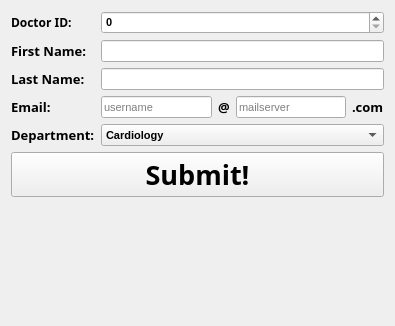
          <widget class="QWidget" name="page_9">
           <property name="geometry">
            <rect>
             <x>0</x>
             <y>0</y>
             <width>395</width>
             <height>326</height>
            </rect>
           </property>
           <attribute name="label">
            <string>Edit Doctor</string>
           </attribute>
           <layout class="QFormLayout" name="formLayout_16">
            <item row="0" column="0">
             <widget class="QLabel" name="label_77">
              <property name="font">
               <font>
                <family>MV Boli</family>
                <pointsize>9</pointsize>
                <weight>75</weight>
                <bold>true</bold>
               </font>
              </property>
              <property name="text">
               <string>Doctor ID:</string>
              </property>
             </widget>
            </item>
            <item row="0" column="1">
             <widget class="QSpinBox" name="adminEditDoctorID">
              <property name="font">
               <font>
                <family>MS Shell Dlg 2</family>
                <pointsize>8</pointsize>
                <weight>75</weight>
                <bold>true</bold>
               </font>
              </property>
             </widget>
            </item>
            <item row="1" column="0">
             <widget class="QLabel" name="label_78">
              <property name="font">
               <font>
                <family>MV Boli</family>
                <pointsize>10</pointsize>
                <weight>75</weight>
                <bold>true</bold>
               </font>
              </property>
              <property name="text">
               <string>First Name:</string>
              </property>
             </widget>
            </item>
            <item row="1" column="1">
             <widget class="QLineEdit" name="adminEditDoctorFName">
              <property name="font">
               <font>
                <family>MS Shell Dlg 2</family>
                <pointsize>8</pointsize>
                <weight>50</weight>
                <bold>false</bold>
               </font>
              </property>
             </widget>
            </item>
            <item row="2" column="0">
             <widget class="QLabel" name="label_80">
              <property name="font">
               <font>
                <family>MV Boli</family>
                <pointsize>10</pointsize>
                <weight>75</weight>
                <bold>true</bold>
               </font>
              </property>
              <property name="text">
               <string>Last Name:</string>
              </property>
             </widget>
            </item>
            <item row="2" column="1">
             <widget class="QLineEdit" name="adminEditDoctorLName">
              <property name="font">
               <font>
                <family>MS Shell Dlg 2</family>
                <pointsize>8</pointsize>
                <weight>50</weight>
                <bold>false</bold>
               </font>
              </property>
             </widget>
            </item>
            <item row="3" column="0">
             <widget class="QLabel" name="label_79">
              <property name="font">
               <font>
                <family>MV Boli</family>
                <pointsize>10</pointsize>
                <weight>75</weight>
                <bold>true</bold>
               </font>
              </property>
              <property name="text">
               <string>Email:</string>
              </property>
             </widget>
            </item>
            <item row="3" column="1">
             <layout class="QHBoxLayout" name="horizontalLayout_15">
              <item>
               <widget class="QLineEdit" name="adminEditDoctorEmailName">
                <property name="font">
                 <font>
                  <family>MS Shell Dlg 2</family>
                  <pointsize>8</pointsize>
                  <weight>50</weight>
                  <bold>false</bold>
                 </font>
                </property>
                <property name="maxLength">
                 <number>64</number>
                </property>
                <property name="placeholderText">
                 <string>username</string>
                </property>
               </widget>
              </item>
              <item>
               <widget class="QLabel" name="label_81">
                <property name="font">
                 <font>
                  <family>MV Boli</family>
                  <pointsize>10</pointsize>
                  <weight>75</weight>
                  <bold>true</bold>
                 </font>
                </property>
                <property name="text">
                 <string>@</string>
                </property>
               </widget>
              </item>
              <item>
               <widget class="QLineEdit" name="adminEditDoctorEmailServer">
                <property name="font">
                 <font>
                  <family>MS Shell Dlg 2</family>
                  <pointsize>8</pointsize>
                  <weight>50</weight>
                  <bold>false</bold>
                 </font>
                </property>
                <property name="maxLength">
                 <number>32</number>
                </property>
                <property name="placeholderText">
                 <string>mailserver</string>
                </property>
               </widget>
              </item>
              <item>
               <widget class="QLabel" name="label_82">
                <property name="font">
                 <font>
                  <family>MV Boli</family>
                  <pointsize>10</pointsize>
                  <weight>75</weight>
                  <bold>true</bold>
                 </font>
                </property>
                <property name="text">
                 <string>.com</string>
                </property>
               </widget>
              </item>
             </layout>
            </item>
            <item row="4" column="0">
             <widget class="QLabel" name="label_83">
              <property name="font">
               <font>
                <family>MV Boli</family>
                <pointsize>10</pointsize>
                <weight>75</weight>
                <bold>true</bold>
               </font>
              </property>
              <property name="text">
               <string>Department:</string>
              </property>
             </widget>
            </item>
            <item row="4" column="1">
             <widget class="QComboBox" name="adminEditDoctorDepartment">
              <property name="font">
               <font>
                <family>MS Shell Dlg 2</family>
                <pointsize>8</pointsize>
                <weight>75</weight>
                <bold>true</bold>
               </font>
              </property>
              <item>
               <property name="text">
                <string>Cardiology</string>
               </property>
              </item>
              <item>
               <property name="text">
                <string>Gastroenterology</string>
               </property>
              </item>
              <item>
               <property name="text">
                <string>Gynecology</string>
               </property>
              </item>
              <item>
               <property name="text">
                <string>Haematology</string>
               </property>
              </item>
              <item>
               <property name="text">
                <string>Nephrology</string>
               </property>
              </item>
              <item>
               <property name="text">
                <string>Neurology</string>
               </property>
              </item>
              <item>
               <property name="text">
                <string>Oncology</string>
               </property>
              </item>
              <item>
               <property name="text">
                <string>Orthopaedics</string>
               </property>
              </item>
              <item>
               <property name="text">
                <string>Otolaryngology</string>
               </property>
              </item>
              <item>
               <property name="text">
                <string>Physiotherapy</string>
               </property>
              </item>
              <item>
               <property name="text">
                <string>Urology</string>
               </property>
              </item>
             </widget>
            </item>
            <item row="6" column="0" colspan="2">
             <widget class="QPushButton" name="adminEditDoctorSubmit">
              <property name="font">
               <font>
                <family>Impact</family>
                <pointsize>20</pointsize>
                <weight>75</weight>
                <bold>true</bold>
               </font>
              </property>
              <property name="text">
               <string>Submit!</string>
              </property>
             </widget>
            </item>
           </layout>
          </widget>
